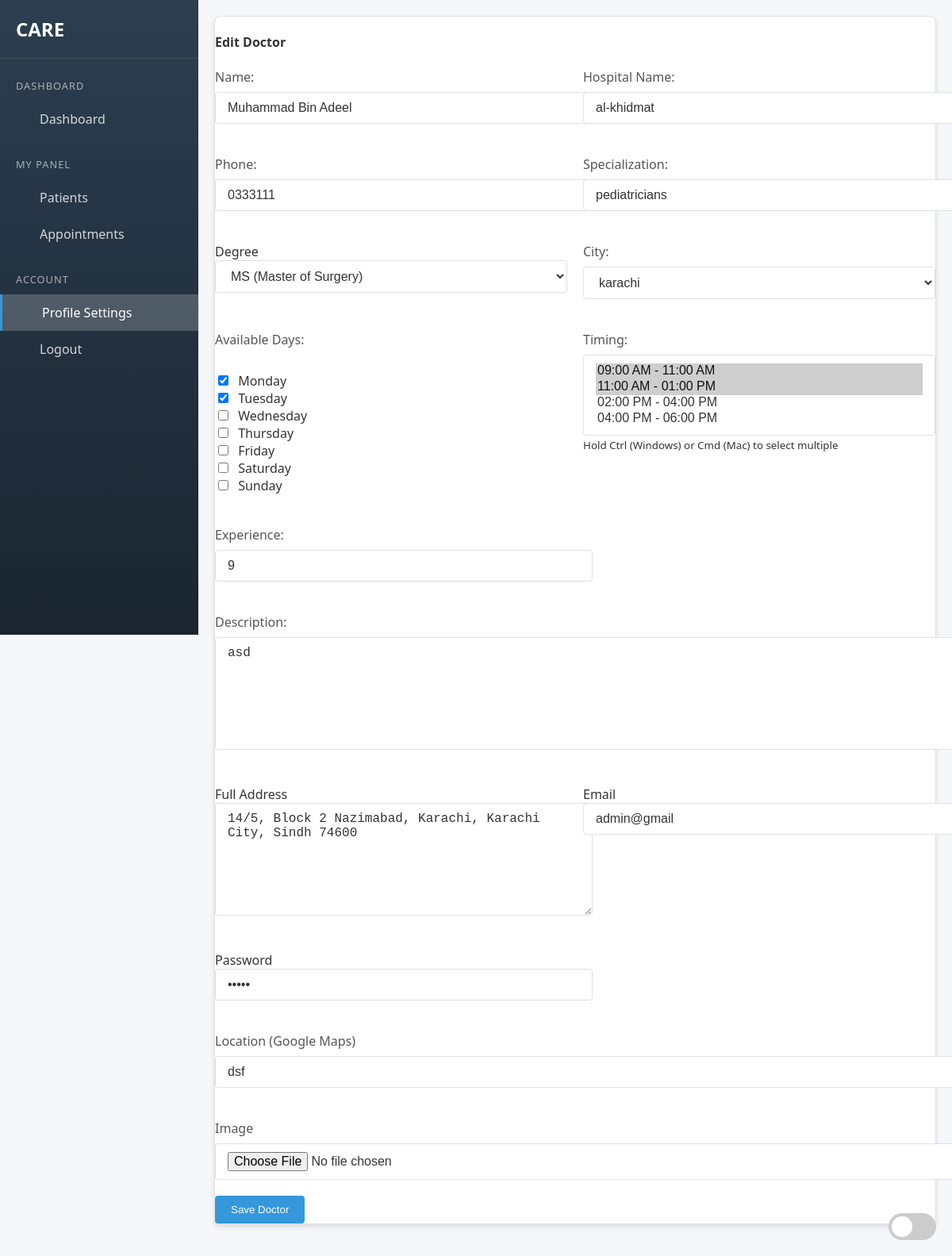
The app's page /edit_profile.php?id=21 (signed in) with its own data.
### tables this page shows
CREATE TABLE `doctors` (
  `image` varchar(255) NOT NULL,
  `id` int(11) NOT NULL,
  `name` varchar(100) NOT NULL,
  `hospital_name` varchar(150) DEFAULT NULL,
  `phone` varchar(20) DEFAULT NULL,
  `specialization` varchar(100) DEFAULT NULL,
  `city` varchar(100) DEFAULT NULL,
  `days` varchar(100) DEFAULT NULL,
  `timing` varchar(100) DEFAULT NULL,
  `experience` varchar(100) DEFAULT NULL,
  `description` text DEFAULT NULL,
  `status` enum('pending','approved') DEFAULT 'pending',
  `created_at` timestamp NOT NULL DEFAULT current_timestamp(),
  `location` varchar(255) DEFAULT NULL,
  `address` text DEFAULT NULL,
  `degree` varchar(255) DEFAULT NULL,
  `email` varchar(255) DEFAULT NULL,
  `password` varchar(255) DEFAULT NULL,
  `is_notified` tinyint(1) NOT NULL DEFAULT 0,
  `changes_pending` tinyint(1) NOT NULL DEFAULT 0
);

### edit_profile.php (the view, shortened to what this page needs)
<?php
include("db.php");
$doctor_id = intval($_SESSION['doctor_id']);
$query = "SELECT * FROM doctors WHERE id = $doctor_id AND status = 'approved'";
$result = $conn->query($query);
$doctor = $result->fetch_assoc();
?>
<!DOCTYPE html>
<html lang="en">
<head>
</head>
<body>
     <nav class="sidebar">
        <div class="brand-title">
            <i class="fas fa-clinic-medical me-2"></i>CARE
        </div>
        <div class="sidebar-menu">
            <div class="sidebar-section">
                <div class="section-title">Dashboard</div>
                <a href="doctor_profile.php" class="nav-link">
                    <span>Dashboard</span>
                </a>
            </div>
            <div class="sidebar-section">
                <div class="section-title">My Panel</div>
                <div class="nav-link" onclick="toggleCollapse('patientsCollapse')">
                    <span>Patients</span>
                </div>
                <a href="doctor_appointment.php" class="nav-link ">
                    <span>Appointments</span>
                </a>
            </div>
            <div class="sidebar-section">
                <div class="section-title">Account</div>
                <a href="modefied_doctor.php" class="nav-link active">
                    <span>Profile Settings</span>
                </a>
                <a href="logout.php" class="nav-link">
                    <span>Logout</span>
                </a>
            </div>
<div class="theme-switch">
  <label class="switch">
    <span class="slider"></span>
  </label>
</div>
        </div>
    </nav>
        <div class="content-wrapper">
  <div class="row">
    <div class="col-md-12">
      <div class="card shadow p-4">
        <h4 class="mb-4 text-primary">
          <i class="fas fa-user-md me-2"></i> <?= isset($doctor) ? 'Edit Doctor' : 'Add New Doctor' ?>
        </h4>
        <form method="POST" enctype="multipart/form-data">
          <div class="form-grid">
    <div class="form-group">
      <label class="form-label">Name:</label>
      <input type="text" name="name" class="form-control" value="<?= $doctor['name'] ?? '' ?>" required>
    </div>
    <div class="form-group">
      <label class="form-label">Hospital Name:</label>
      <input type="text" name="hospital_name" class="form-control" value="<?= $doctor['hospital_name'] ?? '' ?>" required>
    </div>
    <div class="form-group">
      <label class="form-label">Phone:</label>
      <input type="text" name="phone" class="form-control" value="<?= $doctor['phone'] ?? '' ?>" required>
    </div>
    <div class="form-group">
      <label class="form-label">Specialization:</label>
      <input type="text" name="specialization" class="form-control" value="<?= $doctor['specialization'] ?? '' ?>" required>
    </div>
        <div class="form-group">
    <label for="degree">Degree</label>
    <select name="degree" id="degree" class="form-control" required onchange="toggleOtherDegree(this)">
        <option value="MS" <?= isset($doctor['degree']) && $doctor['degree'] == 'MS' ? 'selected' : '' ?>>MS (Master of Surgery)</option>
    </select>
</div>
    <div class="form-group">
  <label class="form-label">City:</label>
  <select name="city" class="form-control" required>
    <?php
      include 'db.php';
      $city_query = mysqli_query($conn, "SELECT * FROM city");
      while ($row = mysqli_fetch_assoc($city_query)) {
        $selected = (isset($doctor['city']) && $doctor['city'] == $row['city_name']) ? 'selected' : '';
        echo "<option value='{$row['city_name']}' $selected>{$row['city_name']}</option>";
      }
    ?>
  </select>
</div>
    <div class="form-group">
  <label class="form-label">Available Days:</label><br>
  <?php
    $selectedDays = isset($doctor['days']) ? explode(',', $doctor['days']) : [];
    $allDays = ['Monday', 'Tuesday', 'Wednesday', 'Thursday', 'Friday', 'Saturday', 'Sunday'];
    foreach ($allDays as $day) {
        $checked = in_array($day, $selectedDays) ? 'checked' : '';
        echo "<label><input type='checkbox' name='days[]' value='$day' $checked> $day</label><br>";
    }
  ?>
</div>
    <div class="form-group">
  <label class="form-label">Timing:</label>
  <select name="timing[]" class="form-control" multiple required>
    <?php
      $available_timings = [
          "09:00 AM - 11:00 AM",
          "11:00 AM - 01:00 PM",
          "02:00 PM - 04:00 PM",
          "04:00 PM - 06:00 PM"
      ];
      $selectedTimings = isset($doctor['timing']) ? explode(",", $doctor['timing']) : [];
      foreach ($available_timings as $time) {
          $selected = in_array($time, $selectedTimings) ? 'selected' : '';
          echo "<option value=\"$time\" $selected>$time</option>";
      }
    ?>
  </select>
  <small>Hold Ctrl (Windows) or Cmd (Mac) to select multiple</small>
</div>
    <div class="form-group">
      <label class="form-label">Experience:</label>
      <input type="text" name="experience" class="form-control" value="<?= $doctor['experience'] ?? '' ?>" required>
    </div>
    <div class="form-group full-width">
      <label class="form-label">Description:</label>
      <textarea name="description" class="form-control"><?= $doctor['description'] ?? '' ?></textarea>
    </div>
    <div class="form-group">
    <label for="address">Full Address</label>
    <textarea name="address" id="address" class="form-control"><?= $doctor['address'] ?? '' ?></textarea>
</div>
<div class="form-group">
    <label>Email</label>
    <input type="email" name="email" class="form-control" value="<?= $doctor['email'] ?? '' ?>" required>
</div>
<div class="form-group">
    <label>Password</label>
    <input type="password" name="password" class="form-control" value="<?= isset($doctor) ? $doctor['password'] : '' ?>" required/>
</div>
    <div class="form-group full-width">
              <label class="form-label">Location (Google Maps)</label>
              <input type="text" name="location" class="form-control" value="<?= $doctor['location'] ?? '' ?>" required>
            </div>
            <div class="form-group full-width">
              <label class="form-label">Image</label>
              <input type="file" name="image" class="form-control">
            </div>
          </div>
          <div class="form-actions text-end mt-4">
            <button type="submit" class="btn btn-primary px-4">Save Doctor</button>
          </div>
        </form>
      </div>
    </div>
  </div>
</div>
</body>
</html>

### edit_profile.php (style rules this page uses)
:root { --primary-color: #3498db; --secondary-color: #2980b9; --light-grey-bg: #f5f7fa; --light-grey-text: #333; --light-grey-border: #e0e0e0; --light-grey-card: #ffffff; --dark-grey-bg: #2c3e50; --dark-grey-text: #ecf0f1; --dark-grey-border: #34495e; --dark-grey-card: #34495e; }
body { font-family: 'Segoe UI', Tahoma, Geneva, Verdana, sans-serif; margin: 0; padding: 0; transition: all 0.3s ease; }
body.light-theme { background-color: var(--light-grey-bg); color: var(--light-grey-text); }
.sidebar { width: 250px; height: 100vh; position: fixed; left: 0; top: 0; background: linear-gradient(180deg, #2c3e50 0%, #1a2530 100%); color: white; transition: all 0.3s; z-index: 1000; overflow-y: auto; }
.brand-title { padding: 20px; font-size: 1.5rem; font-weight: bold; display: flex; align-items: center; border-bottom: 1px solid rgba(255, 255, 255, 0.1); }
.sidebar-menu { padding: 15px 0; }
.sidebar-section { margin-bottom: 15px; }
.section-title { padding: 10px 20px; font-size: 0.8rem; text-transform: uppercase; letter-spacing: 1px; color: rgba(255, 255, 255, 0.6); }
.nav-link { display: flex; align-items: center; padding: 12px 20px; color: rgba(255, 255, 255, 0.8); text-decoration: none; transition: all 0.3s; cursor: pointer; }
.nav-link.active { background-color: rgba(255, 255, 255, 0.2); color: white; border-left: 3px solid var(--primary-color); }
.nav-link span { flex-grow: 1; }
.content-wrapper { margin-left: 250px; padding: 20px; transition: all 0.3s; }
.card { border-radius: 8px; box-shadow: 0 4px 6px rgba(0, 0, 0, 0.1); margin-bottom: 20px; border: none; }
.light-theme .card { background-color: var(--light-grey-card); border: 1px solid var(--light-grey-border); }
.form-grid { display: grid; grid-template-columns: repeat(auto-fill, minmax(300px, 1fr)); gap: 20px; }
.form-group { margin-bottom: 20px; }
.form-group.full-width { grid-column: 1 / -1; }
.form-label { display: block; margin-bottom: 8px; font-weight: 500; }
.light-theme .form-label { color: #555; }
.form-control { width: 100%; padding: 10px 15px; border-radius: 4px; border: 1px solid #ddd; font-size: 1rem; transition: all 0.3s; }
.light-theme .form-control { background-color: white; border-color: var(--light-grey-border); color: var(--light-grey-text); }
textarea.form-control { min-height: 120px; resize: vertical; }
.btn { padding: 10px 20px; border-radius: 4px; font-weight: 500; cursor: pointer; transition: all 0.3s; border: none; }
.btn-primary { background-color: var(--primary-color); color: white; }
input[type="checkbox"] { margin-right: 8px; }
.theme-switch { position: fixed; bottom: 20px; right: 20px; z-index: 1000; }
.switch { position: relative; display: inline-block; width: 60px; height: 34px; }
.slider { position: absolute; cursor: pointer; top: 0; left: 0; right: 0; bottom: 0; background-color: #ccc; transition: .4s; border-radius: 34px; }
.slider:before { position: absolute; content: ""; height: 26px; width: 26px; left: 4px; bottom: 4px; background-color: white; transition: .4s; border-radius: 50%; }

### records on screen
doctors: name "Muhammad Bin Adeel", hospital_name "al-khidmat", phone "0333111", specialization "pediatricians", degree "MS (Master of Surgery)", experience "9", description "asd", address "14/5, Block 2 Nazimabad, Karachi, Karachi City, Sindh 74600", email "admin@gmail", location "dsf"

### other values on screen
$day "Monday"
$day "Tuesday"
$day "Wednesday"
$day "Thursday"
$day "Friday"
$day "Saturday"
$day "Sunday"
form field city "karachi"
form field value "09:00 AM - 11:00 AM ☑ / 11:00 AM - 01:00 PM ☑ / 02:00 PM - 04:00 PM / 04:00 PM - 06:00 PM"
